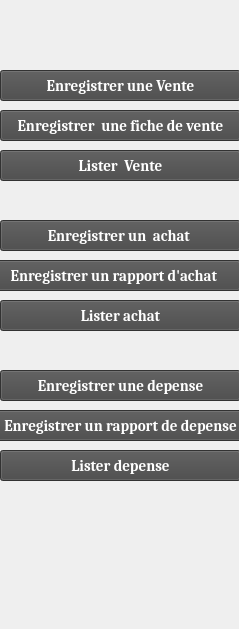
      <widget class="QWidget" name="scrollAreaWidgetContents_3">
       <property name="geometry">
        <rect>
         <x>0</x>
         <y>0</y>
         <width>239</width>
         <height>629</height>
        </rect>
       </property>
       <widget class="QPushButton" name="listedepense">
        <property name="geometry">
         <rect>
          <x>0</x>
          <y>450</y>
          <width>241</width>
          <height>31</height>
         </rect>
        </property>
        <property name="font">
         <font>
          <family>Cambria</family>
          <pointsize>11</pointsize>
          <weight>75</weight>
          <bold>true</bold>
         </font>
        </property>
        <property name="cursor">
         <cursorShape>PointingHandCursor</cursorShape>
        </property>
        <property name="focusPolicy">
         <enum>Qt::WheelFocus</enum>
        </property>
        <property name="styleSheet">
         <string notr="true">color: rgb(255, 255, 255);
background-color: rgb(70, 70, 70);</string>
        </property>
        <property name="text">
         <string>Lister depense</string>
        </property>
       </widget>
       <widget class="QPushButton" name="listefond">
        <property name="geometry">
         <rect>
          <x>0</x>
          <y>150</y>
          <width>241</width>
          <height>31</height>
         </rect>
        </property>
        <property name="font">
         <font>
          <family>Cambria</family>
          <pointsize>11</pointsize>
          <weight>75</weight>
          <bold>true</bold>
         </font>
        </property>
        <property name="cursor">
         <cursorShape>PointingHandCursor</cursorShape>
        </property>
        <property name="focusPolicy">
         <enum>Qt::WheelFocus</enum>
        </property>
        <property name="styleSheet">
         <string notr="true">color: rgb(255, 255, 255);
background-color: rgb(70, 70, 70);</string>
        </property>
        <property name="text">
         <string>Lister  Vente</string>
        </property>
       </widget>
       <widget class="QPushButton" name="offrande">
        <property name="geometry">
         <rect>
          <x>0</x>
          <y>70</y>
          <width>241</width>
          <height>31</height>
         </rect>
        </property>
        <property name="font">
         <font>
          <family>Cambria</family>
          <pointsize>11</pointsize>
          <weight>75</weight>
          <bold>true</bold>
         </font>
        </property>
        <property name="cursor">
         <cursorShape>PointingHandCursor</cursorShape>
        </property>
        <property name="focusPolicy">
         <enum>Qt::WheelFocus</enum>
        </property>
        <property name="styleSheet">
         <string notr="true">color: rgb(255, 255, 255);
background-color: rgb(70, 70, 70);</string>
        </property>
        <property name="text">
         <string>Enregistrer une Vente</string>
        </property>
       </widget>
       <widget class="QPushButton" name="fichedevente">
        <property name="geometry">
         <rect>
          <x>0</x>
          <y>110</y>
          <width>241</width>
          <height>31</height>
         </rect>
        </property>
        <property name="font">
         <font>
          <family>Cambria</family>
          <pointsize>11</pointsize>
          <weight>75</weight>
          <bold>true</bold>
         </font>
        </property>
        <property name="cursor">
         <cursorShape>PointingHandCursor</cursorShape>
        </property>
        <property name="focusPolicy">
         <enum>Qt::WheelFocus</enum>
        </property>
        <property name="styleSheet">
         <string notr="true">color: rgb(255, 255, 255);
background-color: rgb(70, 70, 70);</string>
        </property>
        <property name="text">
         <string>Enregistrer  une fiche de vente</string>
        </property>
       </widget>
       <widget class="QPushButton" name="listeactivite">
        <property name="geometry">
         <rect>
          <x>0</x>
          <y>300</y>
          <width>241</width>
          <height>31</height>
         </rect>
        </property>
        <property name="palette">
         <palette>
          <active>
           <colorrole role="WindowText">
            <brush brushstyle="SolidPattern">
             <color alpha="255">
              <red>255</red>
              <green>255</green>
              <blue>255</blue>
             </color>
            </brush>
           </colorrole>
           <colorrole role="Button">
            <brush brushstyle="SolidPattern">
             <color alpha="255">
              <red>70</red>
              <green>70</green>
              <blue>70</blue>
             </color>
            </brush>
           </colorrole>
           <colorrole role="Text">
            <brush brushstyle="SolidPattern">
             <color alpha="255">
              <red>255</red>
              <green>255</green>
              <blue>255</blue>
             </color>
            </brush>
           </colorrole>
           <colorrole role="ButtonText">
            <brush brushstyle="SolidPattern">
             <color alpha="255">
              <red>255</red>
              <green>255</green>
              <blue>255</blue>
             </color>
            </brush>
           </colorrole>
           <colorrole role="Base">
            <brush brushstyle="SolidPattern">
             <color alpha="255">
              <red>70</red>
              <green>70</green>
              <blue>70</blue>
             </color>
            </brush>
           </colorrole>
           <colorrole role="Window">
            <brush brushstyle="SolidPattern">
             <color alpha="255">
              <red>70</red>
              <green>70</green>
              <blue>70</blue>
             </color>
            </brush>
           </colorrole>
           <colorrole role="PlaceholderText">
            <brush brushstyle="NoBrush">
             <color alpha="128">
              <red>255</red>
              <green>255</green>
              <blue>255</blue>
             </color>
            </brush>
           </colorrole>
          </active>
          <inactive>
           <colorrole role="WindowText">
            <brush brushstyle="SolidPattern">
             <color alpha="255">
              <red>255</red>
              <green>255</green>
              <blue>255</blue>
             </color>
            </brush>
           </colorrole>
           <colorrole role="Button">
            <brush brushstyle="SolidPattern">
             <color alpha="255">
              <red>70</red>
              <green>70</green>
              <blue>70</blue>
             </color>
            </brush>
           </colorrole>
           <colorrole role="Text">
            <brush brushstyle="SolidPattern">
             <color alpha="255">
              <red>255</red>
              <green>255</green>
              <blue>255</blue>
             </color>
            </brush>
           </colorrole>
           <colorrole role="ButtonText">
            <brush brushstyle="SolidPattern">
             <color alpha="255">
              <red>255</red>
              <green>255</green>
              <blue>255</blue>
             </color>
            </brush>
           </colorrole>
           <colorrole role="Base">
            <brush brushstyle="SolidPattern">
             <color alpha="255">
              <red>70</red>
              <green>70</green>
              <blue>70</blue>
             </color>
            </brush>
           </colorrole>
           <colorrole role="Window">
            <brush brushstyle="SolidPattern">
             <color alpha="255">
              <red>70</red>
              <green>70</green>
              <blue>70</blue>
             </color>
            </brush>
           </colorrole>
           <colorrole role="PlaceholderText">
            <brush brushstyle="NoBrush">
             <color alpha="128">
              <red>255</red>
              <green>255</green>
              <blue>255</blue>
             </color>
            </brush>
           </colorrole>
          </inactive>
          <disabled>
           <colorrole role="WindowText">
            <brush brushstyle="SolidPattern">
             <color alpha="255">
              <red>255</red>
              <green>255</green>
              <blue>255</blue>
             </color>
            </brush>
           </colorrole>
           <colorrole role="Button">
            <brush brushstyle="SolidPattern">
             <color alpha="255">
              <red>70</red>
              <green>70</green>
              <blue>70</blue>
             </color>
            </brush>
           </colorrole>
           <colorrole role="Text">
            <brush brushstyle="SolidPattern">
             <color alpha="255">
              <red>255</red>
              <green>255</green>
              <blue>255</blue>
             </color>
            </brush>
           </colorrole>
           <colorrole role="ButtonText">
            <brush brushstyle="SolidPattern">
             <color alpha="255">
              <red>255</red>
              <green>255</green>
              <blue>255</blue>
             </color>
            </brush>
           </colorrole>
           <colorrole role="Base">
            <brush brushstyle="SolidPattern">
             <color alpha="255">
              <red>70</red>
              <green>70</green>
              <blue>70</blue>
             </color>
            </brush>
           </colorrole>
           <colorrole role="Window">
            <brush brushstyle="SolidPattern">
             <color alpha="255">
              <red>70</red>
              <green>70</green>
              <blue>70</blue>
             </color>
            </brush>
           </colorrole>
           <colorrole role="PlaceholderText">
            <brush brushstyle="NoBrush">
             <color alpha="128">
              <red>255</red>
              <green>255</green>
              <blue>255</blue>
             </color>
            </brush>
           </colorrole>
          </disabled>
         </palette>
        </property>
        <property name="font">
         <font>
          <family>Cambria</family>
          <pointsize>11</pointsize>
          <weight>75</weight>
          <bold>true</bold>
         </font>
        </property>
        <property name="cursor">
         <cursorShape>PointingHandCursor</cursorShape>
        </property>
        <property name="styleSheet">
         <string notr="true">color: rgb(255, 255, 255);
background-color: rgb(70, 70, 70);</string>
        </property>
        <property name="text">
         <string>Lister achat</string>
        </property>
       </widget>
       <widget class="QPushButton" name="activite">
        <property name="geometry">
         <rect>
          <x>0</x>
          <y>220</y>
          <width>241</width>
          <height>31</height>
         </rect>
        </property>
        <property name="font">
         <font>
          <family>Cambria</family>
          <pointsize>11</pointsize>
          <weight>75</weight>
          <bold>true</bold>
         </font>
        </property>
        <property name="cursor">
         <cursorShape>PointingHandCursor</cursorShape>
        </property>
        <property name="focusPolicy">
         <enum>Qt::WheelFocus</enum>
        </property>
        <property name="styleSheet">
         <string notr="true">color: rgb(255, 255, 255);
background-color: rgb(70, 70, 70);</string>
        </property>
        <property name="text">
         <string>Enregistrer un  achat </string>
        </property>
       </widget>
       <widget class="QPushButton" name="fichedachat">
        <property name="geometry">
         <rect>
          <x>-10</x>
          <y>260</y>
          <width>251</width>
          <height>31</height>
         </rect>
        </property>
        <property name="font">
         <font>
          <family>Cambria</family>
          <pointsize>11</pointsize>
          <weight>75</weight>
          <bold>true</bold>
         </font>
        </property>
        <property name="cursor">
         <cursorShape>PointingHandCursor</cursorShape>
        </property>
        <property name="focusPolicy">
         <enum>Qt::WheelFocus</enum>
        </property>
        <property name="styleSheet">
         <string notr="true">color: rgb(255, 255, 255);
background-color: rgb(70, 70, 70);</string>
        </property>
        <property name="text">
         <string>Enregistrer un rapport d'achat </string>
        </property>
       </widget>
       <widget class="QPushButton" name="activite_2">
        <property name="geometry">
         <rect>
          <x>0</x>
          <y>370</y>
          <width>241</width>
          <height>31</height>
         </rect>
        </property>
        <property name="font">
         <font>
          <family>Cambria</family>
          <pointsize>11</pointsize>
          <weight>75</weight>
          <bold>true</bold>
         </font>
        </property>
        <property name="cursor">
         <cursorShape>PointingHandCursor</cursorShape>
        </property>
        <property name="focusPolicy">
         <enum>Qt::WheelFocus</enum>
        </property>
        <property name="styleSheet">
         <string notr="true">color: rgb(255, 255, 255);
background-color: rgb(70, 70, 70);</string>
        </property>
        <property name="text">
         <string>Enregistrer une depense</string>
        </property>
       </widget>
       <widget class="QPushButton" name="fichededepense">
        <property name="geometry">
         <rect>
          <x>-10</x>
          <y>410</y>
          <width>261</width>
          <height>31</height>
         </rect>
        </property>
        <property name="font">
         <font>
          <family>Cambria</family>
          <pointsize>11</pointsize>
          <weight>75</weight>
          <bold>true</bold>
         </font>
        </property>
        <property name="cursor">
         <cursorShape>PointingHandCursor</cursorShape>
        </property>
        <property name="focusPolicy">
         <enum>Qt::WheelFocus</enum>
        </property>
        <property name="styleSheet">
         <string notr="true">color: rgb(255, 255, 255);
background-color: rgb(70, 70, 70);</string>
        </property>
        <property name="text">
         <string>Enregistrer un rapport de depense</string>
        </property>
       </widget>
      </widget>
